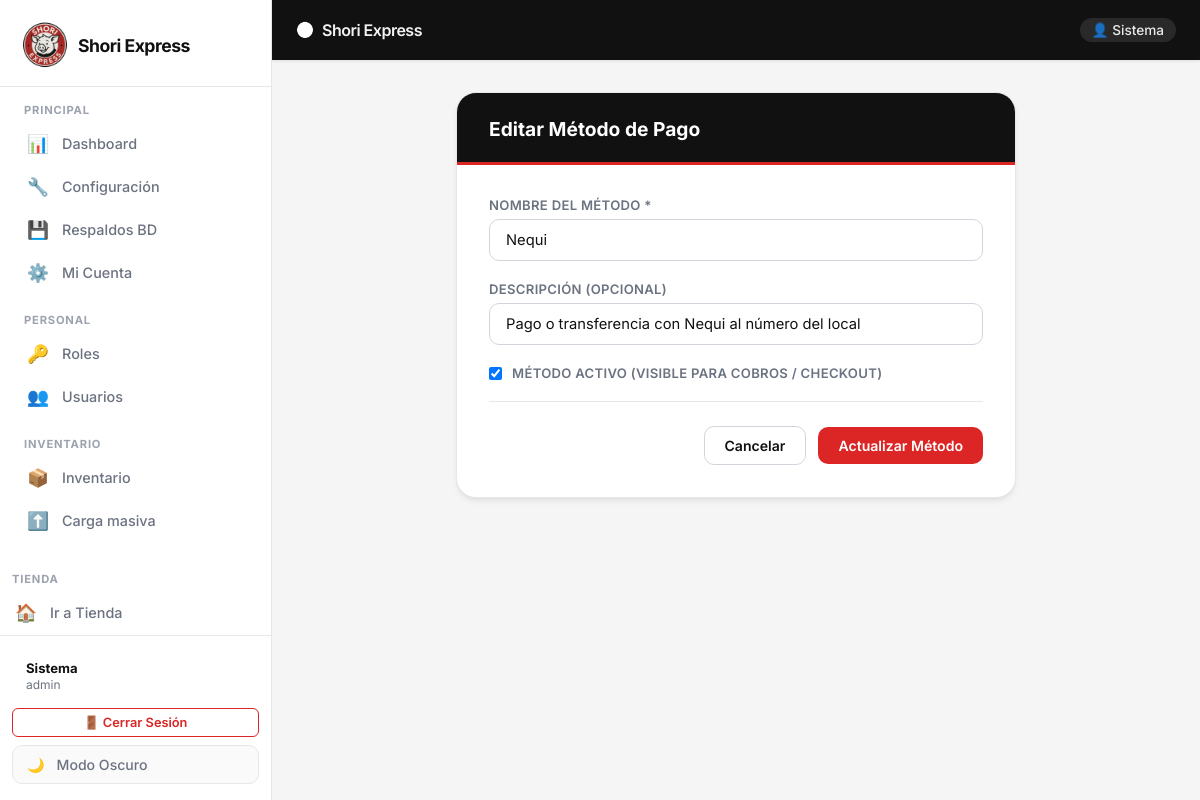
Screenshot of /metodos_pago/editar/2/ (signed in) with the database file from the repository.
### usuario/models.py (models this page shows, shortened)
class Usuario(models.Model):
    TIPO_DOC_CHOICES = [
        ('CC', 'Cédula de Ciudadanía'),
        ('TI', 'Tarjeta de Identidad'),
        ('CE', 'Cédula de Extranjería'),
        ('PEP', 'Permiso Especial de Permanencia'),
    ]
    ESTADO_CHOICES = [
        ('activo', 'Activo'),
        ('inactivo', 'Inactivo'),
    ]
    tipo_documento = models.CharField(max_length=10, choices=TIPO_DOC_CHOICES, default='CC')
    documento = models.CharField(max_length=15, unique=True)
    primer_nombre = models.CharField(max_length=40)
    apellido = models.CharField(max_length=40)
    correo = models.EmailField(max_length=100, unique=True)
    telefono = models.CharField(max_length=20, null=True, blank=True)
    direccion = models.CharField(max_length=100, blank=True)
    nombre_usuario = models.CharField(max_length=50, unique=True)
    contrasena = models.CharField(max_length=255)
    ultima_actualizacion_password = models.DateTimeField(
        auto_now_add=True,
        help_text="Fecha de última actualización de contraseña",
    )
    rol = models.ForeignKey(
        'rol.Rol',
        on_delete=models.PROTECT,
        related_name='usuarios'
    )
    puntos_acumulados = models.PositiveIntegerField(default=0)
    bonos_fidelidad = models.PositiveIntegerField(
        default=0,
        help_text="Bonos ganados (ej. compras iguales o superiores al umbral configurado)",
    )
    estado = models.CharField(max_length=10, choices=ESTADO_CHOICES, default='activo')
    fecha_registro = models.DateTimeField(auto_now_add=True)
    class Meta:
        verbose_name = "Usuario"
        verbose_name_plural = "Usuarios"
        db_table = "usuario_usuario" # Mantiene compatibilidad con tu SQL

### metodo_pago/models.py (models this page shows, shortened)
class MetodoPago(models.Model):
    nombre_metodo = models.CharField(max_length=50, unique=True)
    descripcion = models.CharField(max_length=100, null=True, blank=True)
    esta_activo = models.BooleanField(default=True)
    class Meta:
        verbose_name = "Método de Pago"
        verbose_name_plural = "Métodos de Pago"
        db_table = "metodo_pago_metodopago"

### metodo_pago/views.py (the view, shortened to what this page needs)
# urls.py: path('editar/<int:id>/', views.editar_metodo, name='editar_metodo'),
@admin_shori_required
@require_http_methods(["GET", "POST"])
def editar_metodo(request, id):
    metodo = get_object_or_404(MetodoPago, pk=id)
    return render(request, 'metodo_pago/form_metodo.html', {'metodo': metodo})

### cuentas/context_processors.py (called while the page is built)
def user_context(request):
    usuario_logueado = None
    es_admin = False
    usuario_id = request.session.get('usuario_id')
    if usuario_id:
        try:
            usuario_logueado = Usuario.objects.get(pk=usuario_id)
        except Usuario.DoesNotExist:
            request.session.flush()
        else:
            nombre_rol = ''
            if usuario_logueado.rol:
                nombre_rol = usuario_logueado.rol.nombre_rol or ''
            es_admin = nombre_rol.strip().lower() in {'admin', 'administrador', 'empleado'}
    return {
        'usuario_logueado': usuario_logueado,
        'es_admin': es_admin,
    }

### cuentas/views.py (called while the page is built)
def _session_expired(request):
    last_activity = request.session.get('last_activity')
    if not last_activity:
        return False
    try:
        last = float(last_activity)
    except (TypeError, ValueError):
        return True
    return (timezone.now().timestamp() - last) > (SESSION_TIMEOUT_MINUTES * 60)

def _actualizar_actividad_sesion(request):
    request.session['last_activity'] = timezone.now().timestamp()

def _es_rol_admin(nombre_rol):
    if not nombre_rol:
        return False
    return nombre_rol.strip().lower() in ROLES_ADMIN

def _get_usuario_sesion(request):
    usuario_id = request.session.get('usuario_id')
    if usuario_id:
        try:
            return Usuario.objects.get(pk=usuario_id)
        except Usuario.DoesNotExist:
            request.session.flush()
    return None

### producto/context_processor.py (called while the page is built)
def cart_total_amount(request):
    cart = Cart(request)
    total = 0
    for key, value in cart.cart.items():
        total += float(value["precio"]) * value["cantidad"]
    return {'cart_total_amount': total, 'cart_count': len(cart.cart)}

### metodo_pago/templates/metodo_pago/form_metodo.html (shortened to what this page needs)
{% extends 'base.html' %}
{% block content %}
<div class="se-form-card" style="max-width: 560px;">
    <div class="se-form-header">
        <h3>{% if metodo %}Editar{% else %}Crear{% endif %} Método de Pago</h3>
    </div>
    <div class="se-form-body">
        <form method="POST" id="metodoPagoForm">
            <div class="se-form-grid">
                <div class="se-col-12 se-form-group">
                    <label class="se-form-label" for="nombre">Nombre del Método *</label>
                    <input type="text"
                           id="nombre"
                           name="nombre"
                           class="se-form-control"
                           value="{{ metodo.nombre_metodo|default:'' }}"
                           placeholder="Ej: Tarjeta, Efectivo, Nequi..."
                           required
                           minlength="3"
                           maxlength="50"
                           pattern="^[a-zA-ZáéíóúÁÉÍÓÚñÑ\s]+$"
                           title="El nombre debe tener entre 3 y 50 caracteres (solo letras).">
                </div>
                <div class="se-col-12 se-form-group">
                    <label class="se-form-label" for="descripcion">Descripción (opcional)</label>
                    <input type="text"
                           id="descripcion"
                           name="descripcion"
                           class="se-form-control"
                           value="{{ metodo.descripcion|default:'' }}"
                           placeholder="Ej: Pago con tarjeta débito o crédito"
                           maxlength="100"
                           title="Máximo 100 caracteres.">
                </div>
                <div class="se-col-12 se-form-group">
                    <label class="se-form-label" for="esta_activo" style="display:flex; align-items:center; gap:10px; cursor:pointer;">
                        <input type="checkbox" id="esta_activo" name="esta_activo" value="1"
                               {% if metodo is None or metodo.esta_activo %}checked{% endif %}>
                        <span>Método activo (visible para cobros / checkout)</span>
                    </label>
                </div>
            </div>
            <div class="se-form-actions" style="margin-top: 20px;">
                <a href="{% url 'lista_metodos' %}" class="se-btn se-btn-outline">Cancelar</a>
                <button type="submit" class="se-btn se-btn-success">
                    {% if metodo %}Actualizar{% else %}Guardar{% endif %} Método
                </button>
            </div>
        </form>
    </div>
</div>
{% endblock %}

### templates/base.html (shortened to what this page needs)
{% load static %}
<!DOCTYPE html>
<html lang="es" data-theme="light">
<head>
    <link rel="stylesheet" href="{% static 'style.css' %}">
</head>
<body>
<aside class="se-sidebar" id="sidebar">
    <div class="se-sidebar-header">
        <a class="se-sidebar-brand" href="{% url 'home' %}">
            <img src="{% static 'IMG/SHORIp.ico' %}" alt="Shori" class="sidebar-logo">
            <span style="font-weight: 700; letter-spacing: -0.5px; font-size: 1.1rem;">Shori Express</span>
        </a>
    </div>
    <nav class="se-sidebar-nav">
        <div class="se-nav-section-label">Principal</div>
        <a class="se-sidebar-link" href="{% url 'home' %}">
            <span class="se-sidebar-icon">📊</span>
            <span>Dashboard</span>
        </a>
        <a class="se-sidebar-link" href="{% url 'ver_configuracion' %}">
            <span class="se-sidebar-icon">🔧</span>
            <span>Configuración</span>
        </a>
        <a class="se-sidebar-link" href="{% url 'lista_respaldos' %}">
            <span class="se-sidebar-icon">💾</span>
            <span>Respaldos BD</span>
        </a>
        {% if request.session.usuario_id %}
        <a class="se-sidebar-link" href="{% url 'mi_cuenta' request.session.usuario_id %}">
            <span class="se-sidebar-icon">⚙️</span>
            <span>Mi Cuenta</span>
        </a>
        {% endif %}
        <div class="se-nav-section-label">Personal</div>
        <a class="se-sidebar-link" href="{% url 'lista_roles' %}">
            <span class="se-sidebar-icon">🔑</span>
            <span>Roles</span>
        </a>
        <a class="se-sidebar-link" href="{% url 'lista_usuarios' %}">
            <span class="se-sidebar-icon">👥</span>
            <span>Usuarios</span>
        </a>
        <div class="se-nav-section-label">Inventario</div>
        <a class="se-sidebar-link" href="{% url 'lista_inventario' %}">
            <span class="se-sidebar-icon">📦</span>
            <span>Inventario</span>
        </a>
        <a class="se-sidebar-link" href="{% url 'carga_masiva' %}">
            <span class="se-sidebar-icon">⬆️</span>
            <span>Carga masiva</span>
        </a>
        <a class="se-sidebar-link" href="{% url 'lista_productos' %}">
        </a>
    </nav>
    <div class="se-nav-section-label">Tienda</div>
    <a class="se-sidebar-link" href="{% url 'landing' %}">
        <span class="se-sidebar-icon">🏠</span>
        <span>Ir a Tienda</span>
    </a>
    <div class="se-sidebar-footer">
        {% if request.session.usuario_nombre %}
        <div style="padding: 8px 14px; margin-bottom: 8px; font-size: 0.82rem; color: var(--text-secondary);">
            <strong style="color: var(--text-primary);">{{ request.session.usuario_nombre }}</strong><br>
            <span style="font-size: 0.75rem;">{{ request.session.usuario_rol|default:"Usuario" }}</span>
        </div>
        <a href="{% url 'logout' %}" class="se-btn se-btn-outline-red se-btn-sm" style="width: 100%; margin-bottom: 8px;">
            🚪 Cerrar Sesión
        </a>
        {% endif %}
        <button class="theme-toggle-sidebar" onclick="toggleTheme()" id="themeBtn" title="Cambiar tema" aria-label="Cambiar tema">
            <span id="themeIcon">🌙</span>
            <span id="themeText">Modo Oscuro</span>
        </button>
    </div>
</aside>
<header class="se-topbar">
    <a class="se-topbar-brand" href="{% url 'home' %}">
        <img src="{% static 'IMG/SHORIp.ico' %}" alt="Shori" class="topbar-logo">
        <span style="font-weight: 600; font-size: 1rem; color: rgba(255,255,255,0.95);">Shori Express</span>
    </a>
    {% if request.session.usuario_nombre %}
    <span style="color: rgba(255,255,255,0.9); font-size: 0.85rem; font-weight: 500; background: rgba(255,255,255,0.1); padding: 4px 12px; border-radius: 20px;">
        👤 {{ request.session.usuario_nombre }}
    </span>
    {% endif %}
</header>
<main class="se-main">
    {% block content %}
    {% endblock %}
</main>
</body>
</html>

### templates/base.html (style rules this page uses)
.se-sidebar-brand, .se-topbar-brand { display: flex; align-items: center; gap: 8px; }
.sidebar-logo { width: 50px; height: 50px; object-fit: contain; }
.topbar-logo { width: 18px; height: 18px; object-fit: contain; filter: brightness(0) invert(1); }

### rows the page displays
Usuario: session.usuario_nombre "Sistema"
MetodoPago: nombre "Nequi", descripcion "Pago o transferencia con Nequi al número del local", esta_activo "☑"

### other values shown
{{ request.session.usuario_rol|default:"Usuario" }} "admin"
